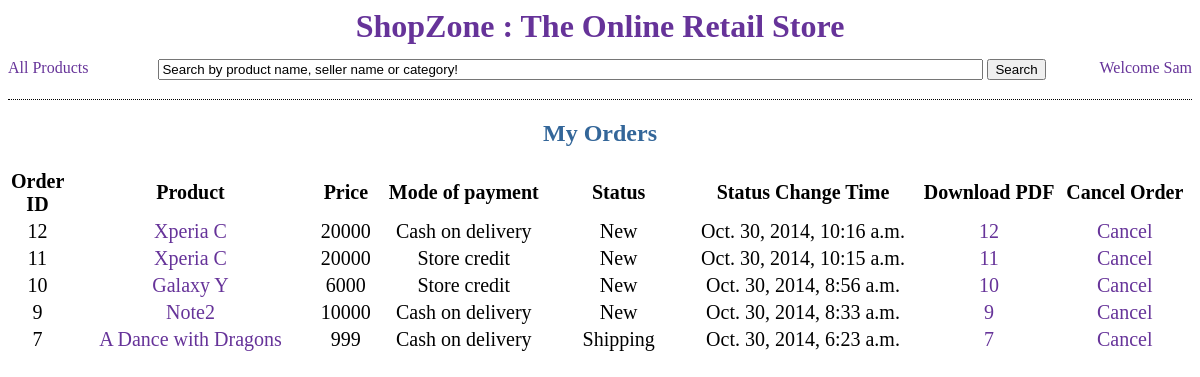
The app's page /shop/my_orders/, older data.
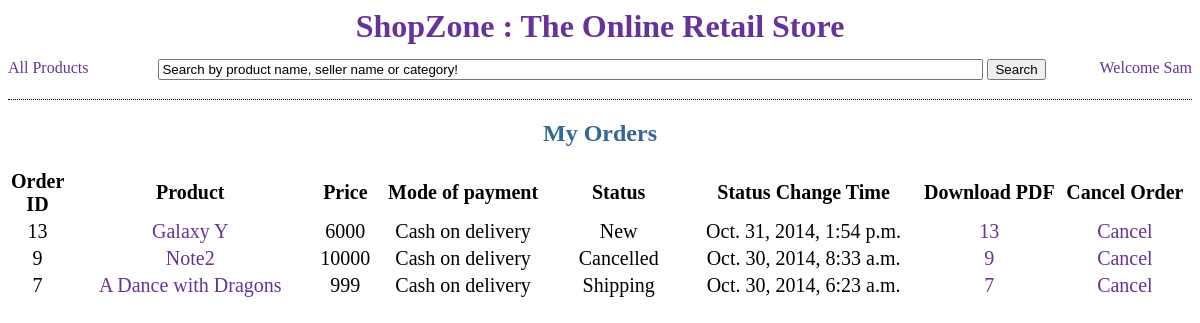
The same page, newer data.
### store/models.py (models this page shows, shortened)
class Order(models.Model):
    STATUS_LEVELS = (
        (1, 'New'),
        (2, 'Shipping'),
        (3, 'Delivered'),
        (4, 'Returned'),
        (5, 'Cancelled'),
        )
    PAYMENT_TYPES = (
        (1, 'Paid from store credit'),
        (2, 'Cash on delivery')
    )
    customer = models.ForeignKey(Customer)
    product = models.ForeignKey(Product)
    payment_type = models.IntegerField(choices=PAYMENT_TYPES, default=1)
    status = models.IntegerField(choices=STATUS_LEVELS, default=1)
    status_change_time = models.DateTimeField('Status Change Time')

class Product(models.Model):
    product_name = models.CharField(max_length=30)
    number_sold = models.IntegerField(default=0)
    price = models.IntegerField(default=0)
    description = models.CharField(max_length=50)
    category = models.ForeignKey(SubCategory)
    seller = models.ForeignKey(Seller)
    def __str__(self):
        return self.product_name

### store/views.py (the view)
# urls.py: url(r'^my_orders/(?P<order_id>\d+)/$', views.my_order_pdf),
def my_orders(request): ## VTR1 Done.
	try:
		if user is None:
			return HttpResponseRedirect('/shop/login/')
	except:
		return HttpResponseRedirect('/shop/login/')
	orders = Order.objects.all().filter(customer__customer_name=user.customer_name).order_by('-status_change_time')
	context = {'user':user, 'orders':orders}
	return render(request, 'store/my_orders.html', context)

### store/templates/store/my_orders.html (shortened to what this page needs)
<html>
	<head>
	</head>
	{% include "store/top.html" %}
		<div>
			<h2 align="center" style="color:#336699">My Orders</h2>
		</div>
		<div align="center">
			<table align="center" style="font-size:1.25em">
				<tr align="center">
					<th width=50px> Order ID </th>
					<th width=300px> Product </th>
					<th width=60px> Price </th>
					<th width=200px> Mode of payment </th>
					<th width=150px> Status </th>
					<th width=280px> Status Change Time </th>
					<th width=150px> Download PDF </th>
					<th width=150px> Cancel Order </th>
				</tr>
				{% for i in orders %}
				<tr align="center">
					<td> {{ i.pk }} </td>
					<td> <a href="/shop/{{i.product.pk }}"><div class="linkdiv">{{ i.product }} </div></a></td>
					<td> {{ i.product.price }} </td>
					<td> {% if i.payment_type == 1 %} Store credit
						{% else %} Cash on delivery
						{% endif %} </td>
					<td> {% if i.status == 1 %} New
						{% elif i.status == 2 %} Shipping
						{% elif i.status == 3 %} Delivered
						{% elif i.status == 4 %} Returned
						{% else %} Cancelled
						{% endif %} </td>
					<td> {{ i.status_change_time }} </td>
					<td> <a href="/shop/my_orders/{{ i.pk }}/" target="_blank"> <div class="linkdiv"> {{ i.pk }} </div> </a> </td>
					{% if i.status == 5 %}
						<td> <a href="/shop/cancel_order/{{ i.pk }}" target="_blank"><div class="linkdiv"> Cancel </div></a></td>
					{% elif i.status == 3 %}
						<td> <a href="/shop/cancel_order/{{ i.pk }}" target="_blank"><div class="linkdiv"> Cancel </div></a></td>
					{% else %}
						<td> <a href="/shop/cancel_order/{{ i.pk }}"><div class="linkdiv"> Cancel </div></a></td>
					{% endif %}
				</tr>
				{% endfor %}
		</div>
	{% include "store/bottom.html" %}

Row changes from the older to the newer data that the page shows:
removed Order: pk "12", product "Xperia C", product.price "20000", payment_type "Cash on delivery", status "New", status_change_time "Oct. 30, 2014, 10:16 a.m."
removed Order: pk "11", product "Xperia C", product.price "20000", payment_type "Store credit", status "New", status_change_time "Oct. 30, 2014, 10:15 a.m."
removed Order: pk "10", product "Galaxy Y", product.price "6000", payment_type "Store credit", status "New", status_change_time "Oct. 30, 2014, 8:56 a.m."
added Order: pk "13", product "Galaxy Y", product.price "6000", payment_type "Cash on delivery", status "New", status_change_time "Oct. 31, 2014, 1:54 p.m."
changed Order "Oct. 30, 2014, 8:33 a.m.": status "New" → "Cancelled"
